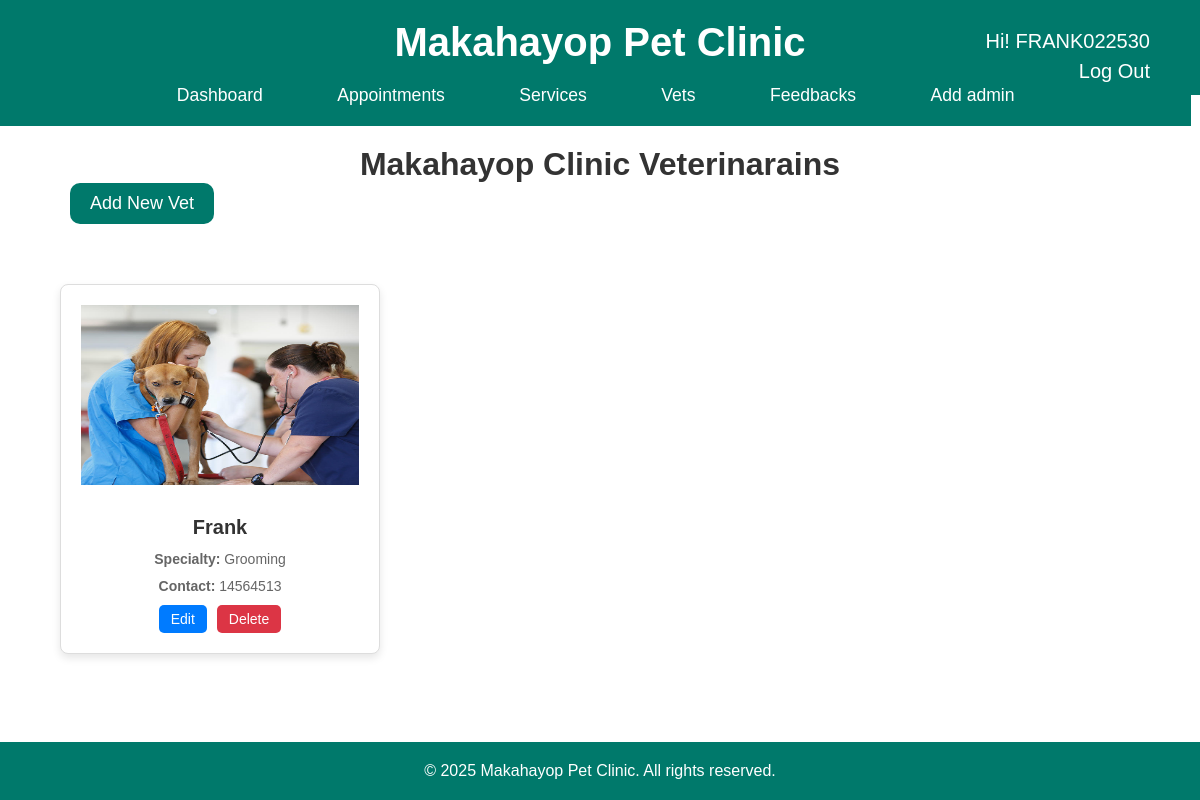
The page /vets/ (signed in) on the database as committed earlier.
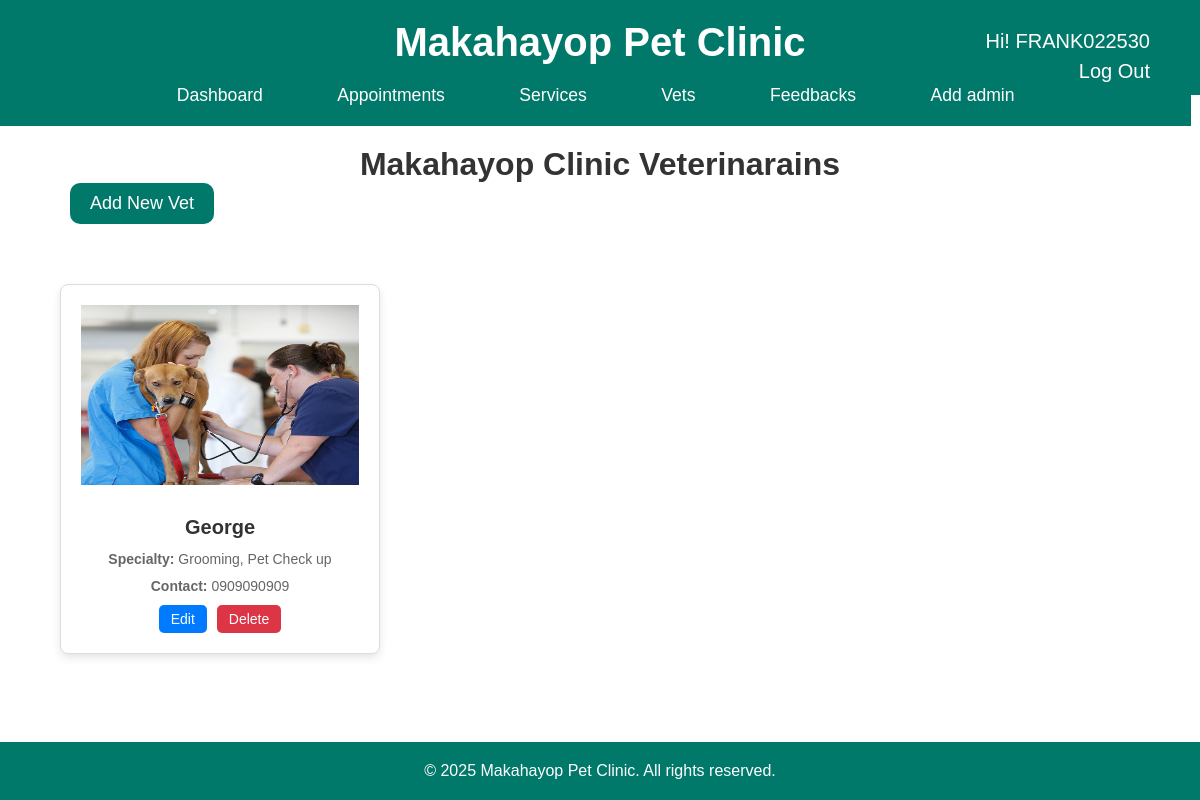
The same page on the database as committed later.
### makahayopclinic/models.py (models this page shows, shortened)
class Vet(models.Model):
    name = models.CharField(max_length=100)
    specialty = models.CharField(max_length=100)
    contact_number = models.CharField(max_length=15)
    image = models.ImageField(upload_to='images/', blank=True, null=True)  # Fixed upload path

### makahayopclinic/views.py (the view)
# urls.py: path('vets/', views.vet_list, name='vet_list'),
@login_required
def vet_list(request):
    vets = Vet.objects.all()
    return render(request, 'vets/vet_list.html', {'vets': vets})

### makahayopclinic/templates/vets/vet_list.html (shortened to what this page needs)
{% extends 'base.html' %}
{% load static %}
{% block content %}
{% include 'header.html' %}
    {% block head %}
        <link rel="stylesheet" href="{% static 'css/cards.css' %}">
    {% endblock %}
    <h1 class="-header">Makahayop Clinic Veterinarains</h1>
    <button class="addbutton"><a href="{% url 'vet_create' %}">Add New Vet</a></button>
    <div class="service-list">
        {% for vet in vets %}
            <div class="card">
                {% if vet.image %}
                <img class="service-image" src="{{ vet.image.url }}" alt="{{ vet.name }}">
                {% endif %}
                <h3>{{ vet.name }}</h3>
                <p><strong>Specialty:</strong> {{ vet.specialty }}</p>
                <p><strong>Contact:</strong> {{ vet.contact_number }}</p>
                <div class="card-actions">
                    <a href="{% url 'vet_update' vet.pk %}">Edit</a>
                    <form action="{% url 'vet_delete' vet.pk %}" method="post" style="display:inline;">
                        <button type="submit" onclick="return confirm('Are you sure you want to delete this vet?');">Delete</button>
                    </form>
                </div>
            </div>
        {% empty %}
            <p>No vets available.</p>
        {% endfor %}
    </div>
{% endblock %}

Rows that differ between the two databases and show on the page:
changed Vet: name "Frank" → "George"; specialty "Grooming" → "Grooming, Pet Check up"; contact_number "14564513" → "0909090909"
